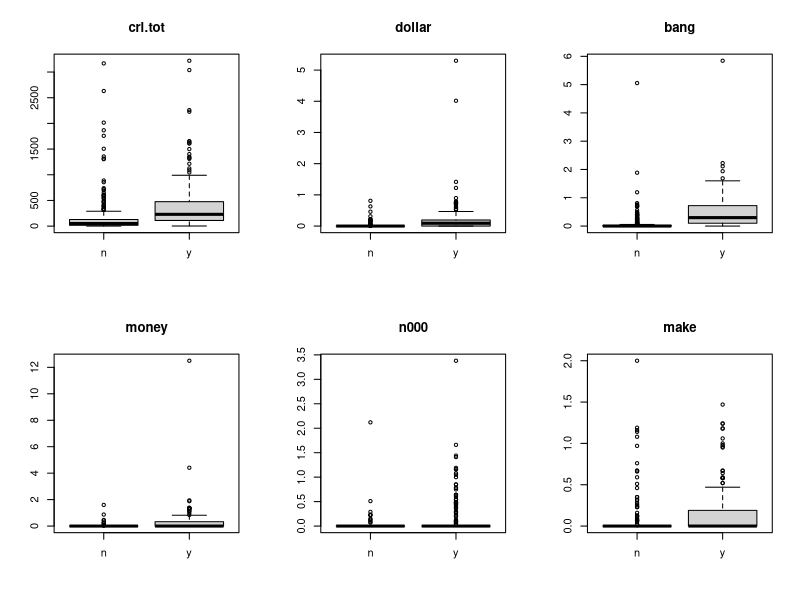
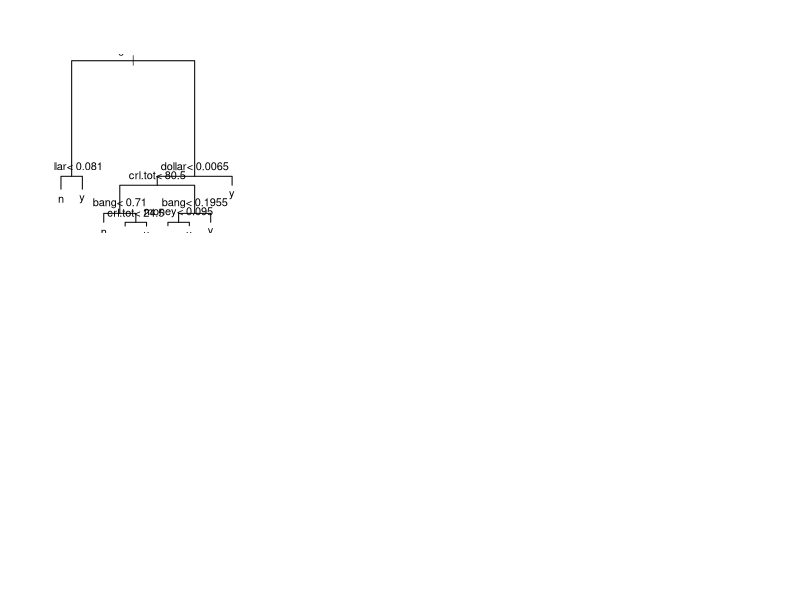

Write R code to recreate these figures, in order.
## ---- chunk 1
library(cluster)
library(rpart)
library(ggplot2)
SPAM7 <- read.table("spam7.txt")
## ---- chunk 2
summary(SPAM7)
spam.sample <- SPAM7[sample(seq(1,4601),500, replace=FALSE), ]
par(mfrow=c(2,3))
boxplot(split(spam.sample$crl.tot,spam.sample$yesno), main="crl.tot")
boxplot(split(spam.sample$dollar,spam.sample$yesno), main="dollar")
boxplot(split(spam.sample$bang,spam.sample$yesno), main="bang")
boxplot(split(spam.sample$money,spam.sample$yesno), main="money")
boxplot(split(spam.sample$n000,spam.sample$yesno), main="n000")
boxplot(split(spam.sample$make,spam.sample$yesno), main="make")
## ---- chunk 3
SPAM6 <- SPAM7[,-7] # Enlève la colone 7 (yes/no)

resKMeans <- lapply(c(1:10) , function(i) {
    kmeans(SPAM6, centers = i)
})
resKMeans[1]
resKMeans[1]$withinss
# dfKmeans <- 

#resKmean <- lapply(1:10, function(i) {
#    kmeans(SPAM6, centers = i)
#})
#
#resKmean[2][1]
#centers %>% group_by(cluster) %>%
#    do(data.frame(x1=rnorm(.$size[1], .$x1[1]),
#                  x2=rnorm(.$size[1], .$x2[1])))
#points.matrix <- cbind(x1 = points$x1, x2 = points$x2)
#kclusts <- data.frame(k=1:9) %>% group_by(k) %>% do(kclust=kmeans(points.matrix, .$k))


#dfresKmean <- sapply(resKmean, function(x) sum(x))
#ggplot(data.frame(x = 1:10, y = resKmean.ss), aes(x, y)) +
#        geom_point() + geom_line() +
#        scale_x_continuous(breaks = 0:10)


# plot(1:10, resKmean, type = "b", xlab = "Number of clusters", ylab = "Within SS")

# ggplot(data.frame(cluster = 1:10, within.ss = res.within.ss), aes(cluster, within.ss)) +
#    geom_point() + geom_line() +
#    scale_x_continuous(breaks = 0:10)

## SS for each cluster (1 cluster to 10 clusters)
# lapply(resKmean, function(x) x$withinss)
# res.within.ss <- sapply(resKmean, function(x) sum(x$withinss))
# plot(1:10, res.within.ss, type = "b", xlab = "Number of clusters", ylab = "Within SS")

# res.within.ss <- sapply(res.kmeans, function(x) sum(x$withinss)
# ggplot(data.frame(cluster = 1:10, within.ss = res.within.ss), aes(cluster, within.ss)) +
#  geom_point() + geom_line() +
#    scale_x_continuous(breaks = 0:10)




# resKmean = c();
#resKmean[1] <- kmeans(SPAM6, 1)
#plot(resKmean);

#ggplot(data=SPAM6, aes(x=crl.tot, y=dollar) +
#    xlab("label x") +
#    ylab("label y") +
#   theme_bw()


#ResKmean.3 <- kmeans(SPAM6, 5)
#ResKmean.3
## ---- chunk 4
distSPAM6 <- dist(SPAM6)
#resHclust.complete <- hclust(distSPAM6, method="complete")
#resHclust.average <- hclust(distSPAM6, method="average")
#resHclust.single <- hclust(distSPAM6, method="single")
#resHclust.cen <- hclust(distSPAM6, method="cen")
## ---- chunk 5
#plot(resHclust.complete, hang=-1)
#plot(resHclust.average, hang=-1)
#plot(resHclust.single, hang=-1)
#plot(resHclust.cen, hang=-1)
## ---- chunk 6
S <- SPAM7
sizeYes <- 0.8
sizeNo <- 0.8
subSample <- c(sample(1:max(which(S$yesno=="y")), round(sizeYes*max(which(S$yesno=="y")),digits=0)),
               sample((max(which(S$yesno=="y"))+1):max(which(S$yesno=="n")),round(sizeNo*length(which(S$yesno=="n")),digits=0)))
# Apprend yesno (yesno avant ~) avec toutes les autres variables (. après ~) avec l'ensemble subset
fit <- rpart(S$yesno~ ., data=S, subset=subSample)

fit

plot(fit)
text(fit)
table(predict(fit, S[-subSample,], type="class"), S[-subSample, "yesno"])
